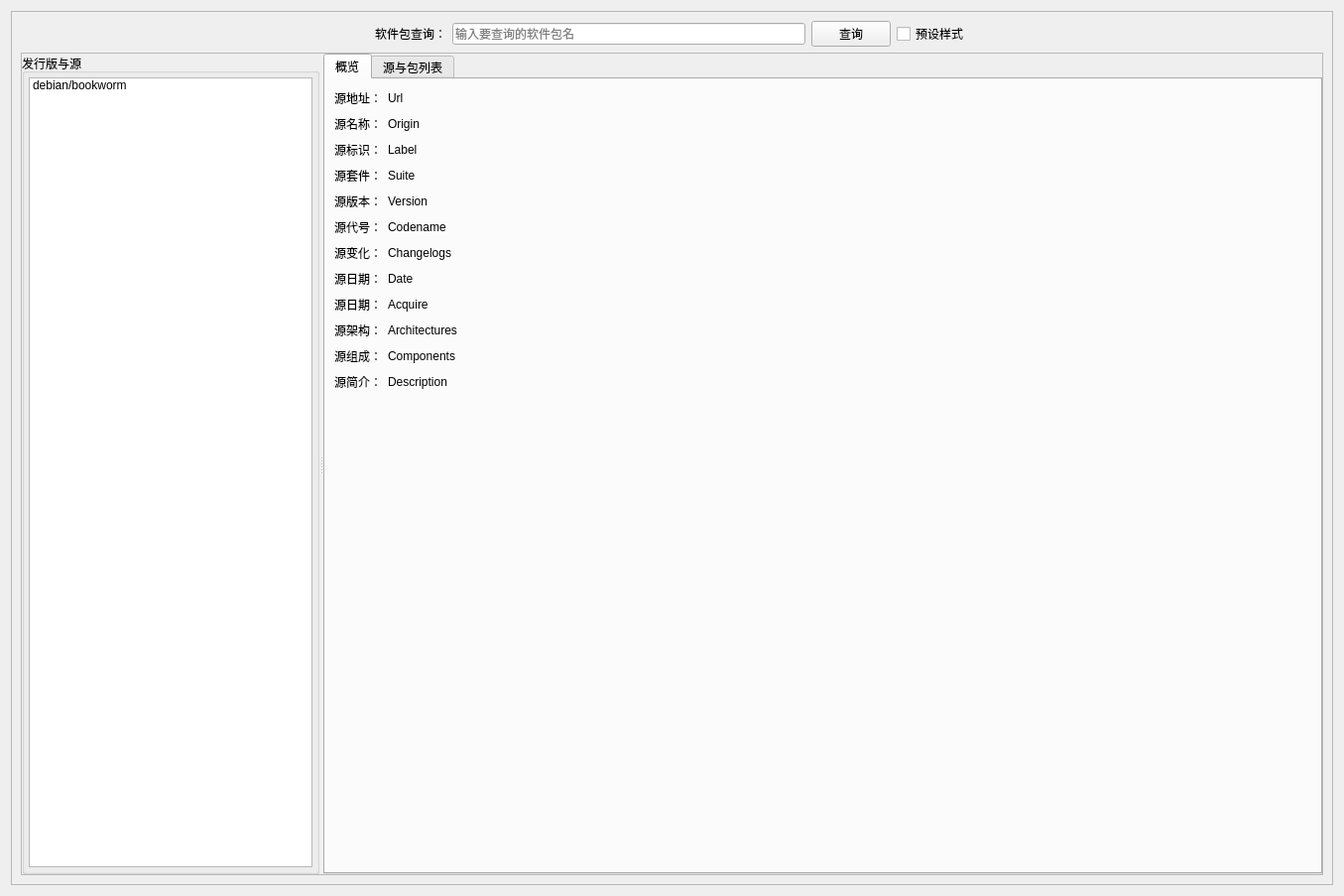
<?xml version="1.0" encoding="UTF-8"?>
<ui version="4.0">
 <class>AptAnalyzerWindow</class>
 <widget class="QWidget" name="AptAnalyzerWindow">
  <property name="geometry">
   <rect>
    <x>0</x>
    <y>0</y>
    <width>1355</width>
    <height>903</height>
   </rect>
  </property>
  <property name="windowTitle">
   <string/>
  </property>
  <layout class="QVBoxLayout" name="verticalLayout_3">
   <item>
    <widget class="QFrame" name="frame">
     <property name="frameShape">
      <enum>QFrame::StyledPanel</enum>
     </property>
     <property name="frameShadow">
      <enum>QFrame::Raised</enum>
     </property>
     <layout class="QVBoxLayout" name="verticalLayout">
      <item>
       <layout class="QHBoxLayout" name="title_layout">
        <item>
         <spacer name="horizontalSpacer">
          <property name="orientation">
           <enum>Qt::Horizontal</enum>
          </property>
          <property name="sizeHint" stdset="0">
           <size>
            <width>40</width>
            <height>20</height>
           </size>
          </property>
         </spacer>
        </item>
        <item>
         <widget class="QLabel" name="label">
          <property name="text">
           <string>软件包查询：</string>
          </property>
         </widget>
        </item>
        <item>
         <widget class="QLineEdit" name="e_search">
          <property name="minimumSize">
           <size>
            <width>300</width>
            <height>0</height>
           </size>
          </property>
          <property name="placeholderText">
           <string>输入要查询的软件包名</string>
          </property>
         </widget>
        </item>
        <item>
         <widget class="QPushButton" name="btn_search">
          <property name="text">
           <string>查询</string>
          </property>
         </widget>
        </item>
        <item>
         <widget class="QCheckBox" name="checkBox">
          <property name="text">
           <string>预设样式</string>
          </property>
         </widget>
        </item>
        <item>
         <spacer name="horizontalSpacer_2">
          <property name="orientation">
           <enum>Qt::Horizontal</enum>
          </property>
          <property name="sizeHint" stdset="0">
           <size>
            <width>40</width>
            <height>20</height>
           </size>
          </property>
         </spacer>
        </item>
       </layout>
      </item>
      <item>
       <widget class="QFrame" name="central">
        <property name="frameShape">
         <enum>QFrame::StyledPanel</enum>
        </property>
        <property name="frameShadow">
         <enum>QFrame::Raised</enum>
        </property>
        <layout class="QHBoxLayout" name="horizontalLayout_2">
         <property name="leftMargin">
          <number>0</number>
         </property>
         <property name="topMargin">
          <number>0</number>
         </property>
         <property name="rightMargin">
          <number>0</number>
         </property>
         <property name="bottomMargin">
          <number>0</number>
         </property>
         <item>
          <widget class="QSplitter" name="splitter">
           <property name="sizePolicy">
            <sizepolicy hsizetype="Expanding" vsizetype="Expanding">
             <horstretch>0</horstretch>
             <verstretch>0</verstretch>
            </sizepolicy>
           </property>
           <property name="orientation">
            <enum>Qt::Horizontal</enum>
           </property>
           <widget class="QGroupBox" name="groupBox">
            <property name="maximumSize">
             <size>
              <width>300</width>
              <height>16777215</height>
             </size>
            </property>
            <property name="title">
             <string>发行版与源</string>
            </property>
            <layout class="QVBoxLayout" name="verticalLayout_5">
             <property name="leftMargin">
              <number>4</number>
             </property>
             <property name="topMargin">
              <number>4</number>
             </property>
             <property name="rightMargin">
              <number>4</number>
             </property>
             <property name="bottomMargin">
              <number>4</number>
             </property>
             <item>
              <widget class="QListWidget" name="aptDistroList">
               <item>
                <property name="text">
                 <string>debian/bookworm</string>
                </property>
               </item>
              </widget>
             </item>
            </layout>
           </widget>
           <widget class="QTabWidget" name="tabWidget">
            <property name="currentIndex">
             <number>0</number>
            </property>
            <widget class="QWidget" name="tab">
             <attribute name="title">
              <string>概览</string>
             </attribute>
             <layout class="QVBoxLayout" name="verticalLayout_2">
              <item>
               <layout class="QHBoxLayout" name="horizontalLayout_17">
                <item>
                 <widget class="QLabel" name="label_17">
                  <property name="text">
                   <string>源地址：</string>
                  </property>
                 </widget>
                </item>
                <item>
                 <widget class="QLabel" name="r_Url">
                  <property name="text">
                   <string>Url</string>
                  </property>
                 </widget>
                </item>
                <item>
                 <spacer name="horizontalSpacer_17">
                  <property name="orientation">
                   <enum>Qt::Horizontal</enum>
                  </property>
                  <property name="sizeHint" stdset="0">
                   <size>
                    <width>40</width>
                    <height>20</height>
                   </size>
                  </property>
                 </spacer>
                </item>
               </layout>
              </item>
              <item>
               <layout class="QHBoxLayout" name="horizontalLayout_3">
                <item>
                 <widget class="QLabel" name="label_2">
                  <property name="text">
                   <string>源名称：</string>
                  </property>
                 </widget>
                </item>
                <item>
                 <widget class="QLabel" name="r_Origin">
                  <property name="text">
                   <string>Origin</string>
                  </property>
                 </widget>
                </item>
                <item>
                 <spacer name="horizontalSpacer_3">
                  <property name="orientation">
                   <enum>Qt::Horizontal</enum>
                  </property>
                  <property name="sizeHint" stdset="0">
                   <size>
                    <width>40</width>
                    <height>20</height>
                   </size>
                  </property>
                 </spacer>
                </item>
               </layout>
              </item>
              <item>
               <layout class="QHBoxLayout" name="horizontalLayout_4">
                <item>
                 <widget class="QLabel" name="label_3">
                  <property name="text">
                   <string>源标识：</string>
                  </property>
                 </widget>
                </item>
                <item>
                 <widget class="QLabel" name="r_Label">
                  <property name="text">
                   <string>Label</string>
                  </property>
                 </widget>
                </item>
                <item>
                 <spacer name="horizontalSpacer_4">
                  <property name="orientation">
                   <enum>Qt::Horizontal</enum>
                  </property>
                  <property name="sizeHint" stdset="0">
                   <size>
                    <width>40</width>
                    <height>20</height>
                   </size>
                  </property>
                 </spacer>
                </item>
               </layout>
              </item>
              <item>
               <layout class="QHBoxLayout" name="horizontalLayout_5">
                <item>
                 <widget class="QLabel" name="label_4">
                  <property name="text">
                   <string>源套件：</string>
                  </property>
                 </widget>
                </item>
                <item>
                 <widget class="QLabel" name="r_Suite">
                  <property name="text">
                   <string>Suite</string>
                  </property>
                 </widget>
                </item>
                <item>
                 <spacer name="horizontalSpacer_5">
                  <property name="orientation">
                   <enum>Qt::Horizontal</enum>
                  </property>
                  <property name="sizeHint" stdset="0">
                   <size>
                    <width>40</width>
                    <height>20</height>
                   </size>
                  </property>
                 </spacer>
                </item>
               </layout>
              </item>
              <item>
               <layout class="QHBoxLayout" name="horizontalLayout_6">
                <item>
                 <widget class="QLabel" name="label_5">
                  <property name="text">
                   <string>源版本：</string>
                  </property>
                 </widget>
                </item>
                <item>
                 <widget class="QLabel" name="r_Version">
                  <property name="text">
                   <string>Version</string>
                  </property>
                 </widget>
                </item>
                <item>
                 <spacer name="horizontalSpacer_6">
                  <property name="orientation">
                   <enum>Qt::Horizontal</enum>
                  </property>
                  <property name="sizeHint" stdset="0">
                   <size>
                    <width>40</width>
                    <height>20</height>
                   </size>
                  </property>
                 </spacer>
                </item>
               </layout>
              </item>
              <item>
               <layout class="QHBoxLayout" name="horizontalLayout_7">
                <item>
                 <widget class="QLabel" name="label_6">
                  <property name="text">
                   <string>源代号：</string>
                  </property>
                 </widget>
                </item>
                <item>
                 <widget class="QLabel" name="r_Codename">
                  <property name="text">
                   <string>Codename</string>
                  </property>
                 </widget>
                </item>
                <item>
                 <spacer name="horizontalSpacer_7">
                  <property name="orientation">
                   <enum>Qt::Horizontal</enum>
                  </property>
                  <property name="sizeHint" stdset="0">
                   <size>
                    <width>40</width>
                    <height>20</height>
                   </size>
                  </property>
                 </spacer>
                </item>
               </layout>
              </item>
              <item>
               <layout class="QHBoxLayout" name="horizontalLayout_8">
                <item>
                 <widget class="QLabel" name="label_7">
                  <property name="text">
                   <string>源变化：</string>
                  </property>
                 </widget>
                </item>
                <item>
                 <widget class="QLabel" name="r_Changelogs">
                  <property name="text">
                   <string>Changelogs</string>
                  </property>
                 </widget>
                </item>
                <item>
                 <spacer name="horizontalSpacer_8">
                  <property name="orientation">
                   <enum>Qt::Horizontal</enum>
                  </property>
                  <property name="sizeHint" stdset="0">
                   <size>
                    <width>40</width>
                    <height>20</height>
                   </size>
                  </property>
                 </spacer>
                </item>
               </layout>
              </item>
              <item>
               <layout class="QHBoxLayout" name="horizontalLayout_9">
                <item>
                 <widget class="QLabel" name="label_8">
                  <property name="text">
                   <string>源日期：</string>
                  </property>
                 </widget>
                </item>
                <item>
                 <widget class="QLabel" name="r_Date">
                  <property name="text">
                   <string>Date</string>
                  </property>
                 </widget>
                </item>
                <item>
                 <spacer name="horizontalSpacer_9">
                  <property name="orientation">
                   <enum>Qt::Horizontal</enum>
                  </property>
                  <property name="sizeHint" stdset="0">
                   <size>
                    <width>40</width>
                    <height>20</height>
                   </size>
                  </property>
                 </spacer>
                </item>
               </layout>
              </item>
              <item>
               <layout class="QHBoxLayout" name="horizontalLayout_10" stretch="0,0,0">
                <item>
                 <widget class="QLabel" name="label_9">
                  <property name="text">
                   <string>源日期：</string>
                  </property>
                 </widget>
                </item>
                <item>
                 <widget class="QLabel" name="r_Acquire">
                  <property name="text">
                   <string>Acquire</string>
                  </property>
                 </widget>
                </item>
                <item>
                 <spacer name="horizontalSpacer_10">
                  <property name="orientation">
                   <enum>Qt::Horizontal</enum>
                  </property>
                  <property name="sizeHint" stdset="0">
                   <size>
                    <width>40</width>
                    <height>20</height>
                   </size>
                  </property>
                 </spacer>
                </item>
               </layout>
              </item>
              <item>
               <layout class="QHBoxLayout" name="horizontalLayout_11">
                <item>
                 <widget class="QLabel" name="label_10">
                  <property name="text">
                   <string>源架构：</string>
                  </property>
                 </widget>
                </item>
                <item>
                 <widget class="QLabel" name="r_Architectures">
                  <property name="text">
                   <string>Architectures</string>
                  </property>
                 </widget>
                </item>
                <item>
                 <spacer name="horizontalSpacer_11">
                  <property name="orientation">
                   <enum>Qt::Horizontal</enum>
                  </property>
                  <property name="sizeHint" stdset="0">
                   <size>
                    <width>40</width>
                    <height>20</height>
                   </size>
                  </property>
                 </spacer>
                </item>
               </layout>
              </item>
              <item>
               <layout class="QHBoxLayout" name="horizontalLayout_12">
                <item>
                 <widget class="QLabel" name="label_11">
                  <property name="text">
                   <string>源组成：</string>
                  </property>
                 </widget>
                </item>
                <item>
                 <widget class="QLabel" name="r_Components">
                  <property name="text">
                   <string>Components</string>
                  </property>
                 </widget>
                </item>
                <item>
                 <spacer name="horizontalSpacer_12">
                  <property name="orientation">
                   <enum>Qt::Horizontal</enum>
                  </property>
                  <property name="sizeHint" stdset="0">
                   <size>
                    <width>40</width>
                    <height>20</height>
                   </size>
                  </property>
                 </spacer>
                </item>
               </layout>
              </item>
              <item>
               <layout class="QHBoxLayout" name="horizontalLayout_13">
                <item>
                 <widget class="QLabel" name="label_12">
                  <property name="text">
                   <string>源简介：</string>
                  </property>
                 </widget>
                </item>
                <item>
                 <widget class="QLabel" name="r_Description">
                  <property name="text">
                   <string>Description</string>
                  </property>
                 </widget>
                </item>
                <item>
                 <spacer name="horizontalSpacer_13">
                  <property name="orientation">
                   <enum>Qt::Horizontal</enum>
                  </property>
                  <property name="sizeHint" stdset="0">
                   <size>
                    <width>40</width>
                    <height>20</height>
                   </size>
                  </property>
                 </spacer>
                </item>
               </layout>
              </item>
              <item>
               <spacer name="verticalSpacer_2">
                <property name="orientation">
                 <enum>Qt::Vertical</enum>
                </property>
                <property name="sizeHint" stdset="0">
                 <size>
                  <width>20</width>
                  <height>441</height>
                 </size>
                </property>
               </spacer>
              </item>
             </layout>
            </widget>
            <widget class="QWidget" name="tab_2">
             <attribute name="title">
              <string>源与包列表</string>
             </attribute>
             <layout class="QVBoxLayout" name="verticalLayout_4">
              <item>
               <layout class="QHBoxLayout" name="horizontalLayout_16">
                <item>
                 <widget class="QLabel" name="label_15">
                  <property name="text">
                   <string>架构成分：</string>
                  </property>
                 </widget>
                </item>
                <item>
                 <widget class="QLabel" name="lab_Architectures">
                  <property name="text">
                   <string>lab_Architectures</string>
                  </property>
                 </widget>
                </item>
                <item>
                 <spacer name="horizontalSpacer_15">
                  <property name="orientation">
                   <enum>Qt::Horizontal</enum>
                  </property>
                  <property name="sizeHint" stdset="0">
                   <size>
                    <width>40</width>
                    <height>20</height>
                   </size>
                  </property>
                 </spacer>
                </item>
               </layout>
              </item>
              <item>
               <layout class="QHBoxLayout" name="horizontalLayout_15">
                <item>
                 <widget class="QLabel" name="label_16">
                  <property name="text">
                   <string>组件成分：</string>
                  </property>
                 </widget>
                </item>
                <item>
                 <widget class="QLabel" name="lab_Components">
                  <property name="text">
                   <string>lab_Components</string>
                  </property>
                 </widget>
                </item>
                <item>
                 <spacer name="horizontalSpacer_16">
                  <property name="orientation">
                   <enum>Qt::Horizontal</enum>
                  </property>
                  <property name="sizeHint" stdset="0">
                   <size>
                    <width>40</width>
                    <height>20</height>
                   </size>
                  </property>
                 </spacer>
                </item>
               </layout>
              </item>
              <item>
               <layout class="QHBoxLayout" name="horizontalLayout_14">
                <item>
                 <widget class="QLabel" name="label_13">
                  <property name="text">
                   <string>选择架构：</string>
                  </property>
                 </widget>
                </item>
                <item>
                 <widget class="QComboBox" name="comb_Architectures">
                  <property name="minimumSize">
                   <size>
                    <width>100</width>
                    <height>0</height>
                   </size>
                  </property>
                 </widget>
                </item>
                <item>
                 <widget class="Line" name="line">
                  <property name="orientation">
                   <enum>Qt::Vertical</enum>
                  </property>
                 </widget>
                </item>
                <item>
                 <widget class="QLabel" name="label_14">
                  <property name="text">
                   <string>选择组件：</string>
                  </property>
                 </widget>
                </item>
                <item>
                 <widget class="QComboBox" name="comb_Components">
                  <property name="minimumSize">
                   <size>
                    <width>100</width>
                    <height>0</height>
                   </size>
                  </property>
                 </widget>
                </item>
                <item>
                 <spacer name="horizontalSpacer_14">
                  <property name="orientation">
                   <enum>Qt::Horizontal</enum>
                  </property>
                  <property name="sizeHint" stdset="0">
                   <size>
                    <width>40</width>
                    <height>20</height>
                   </size>
                  </property>
                 </spacer>
                </item>
               </layout>
              </item>
              <item>
               <widget class="QProgressBar" name="apt_loading_progress">
                <property name="maximumSize">
                 <size>
                  <width>16777215</width>
                  <height>10</height>
                 </size>
                </property>
                <property name="value">
                 <number>24</number>
                </property>
                <property name="textVisible">
                 <bool>false</bool>
                </property>
               </widget>
              </item>
              <item>
               <widget class="QTabWidget" name="tabWidget_Packages">
                <property name="currentIndex">
                 <number>1</number>
                </property>
                <widget class="QWidget" name="tab_3">
                 <attribute name="title">
                  <string>数据</string>
                 </attribute>
                 <layout class="QGridLayout" name="gridLayout_2">
                  <item row="0" column="0">
                   <widget class="QTextBrowser" name="apt_packages_browser"/>
                  </item>
                 </layout>
                </widget>
                <widget class="QWidget" name="tab_4">
                 <attribute name="title">
                  <string>表结果</string>
                 </attribute>
                 <layout class="QGridLayout" name="gridLayout_3">
                  <item row="0" column="0">
                   <widget class="QStackedWidget" name="stacked_apt_packages">
                    <property name="currentIndex">
                     <number>0</number>
                    </property>
                    <widget class="QWidget" name="stack_table">
                     <layout class="QGridLayout" name="gridLayout">
                      <property name="leftMargin">
                       <number>0</number>
                      </property>
                      <property name="topMargin">
                       <number>0</number>
                      </property>
                      <property name="rightMargin">
                       <number>0</number>
                      </property>
                      <property name="bottomMargin">
                       <number>0</number>
                      </property>
                      <item row="0" column="0">
                       <widget class="QTableWidget" name="apt_packages_table">
                        <column>
                         <property name="text">
                          <string>包名</string>
                         </property>
                        </column>
                        <column>
                         <property name="text">
                          <string>版本</string>
                         </property>
                        </column>
                        <column>
                         <property name="text">
                          <string>下载地址</string>
                         </property>
                        </column>
                       </widget>
                      </item>
                     </layout>
                    </widget>
                    <widget class="QWidget" name="stack_loading">
                     <layout class="QGridLayout" name="gridLayout_4">
                      <property name="leftMargin">
                       <number>0</number>
                      </property>
                      <property name="topMargin">
                       <number>0</number>
                      </property>
                      <property name="rightMargin">
                       <number>0</number>
                      </property>
                      <property name="bottomMargin">
                       <number>0</number>
                      </property>
                      <item row="0" column="0">
                       <widget class="QLabel" name="label_18">
                        <property name="text">
                         <string>正在加载中...</string>
                        </property>
                        <property name="alignment">
                         <set>Qt::AlignCenter</set>
                        </property>
                       </widget>
                      </item>
                     </layout>
                    </widget>
                   </widget>
                  </item>
                 </layout>
                </widget>
               </widget>
              </item>
             </layout>
            </widget>
           </widget>
          </widget>
         </item>
        </layout>
       </widget>
      </item>
     </layout>
    </widget>
   </item>
  </layout>
 </widget>
 <resources/>
 <connections/>
</ui>
